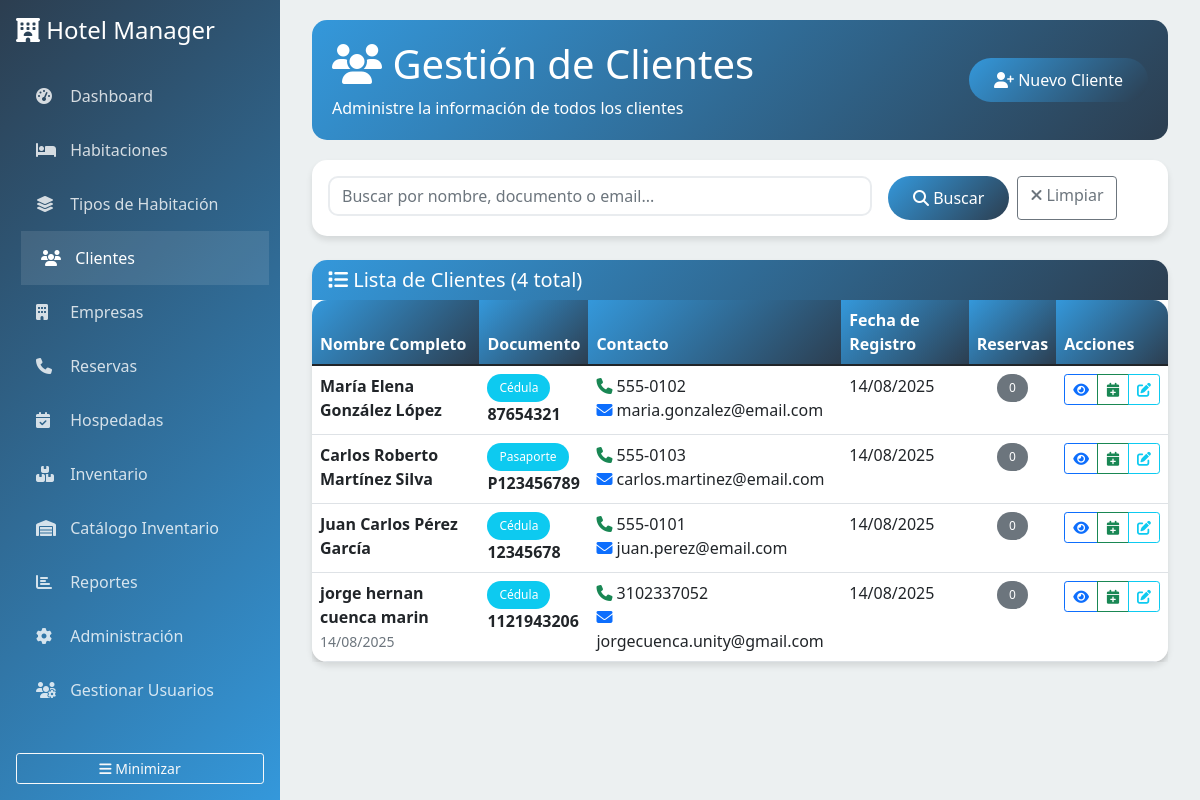
The page /clientes/ on the database as committed earlier.
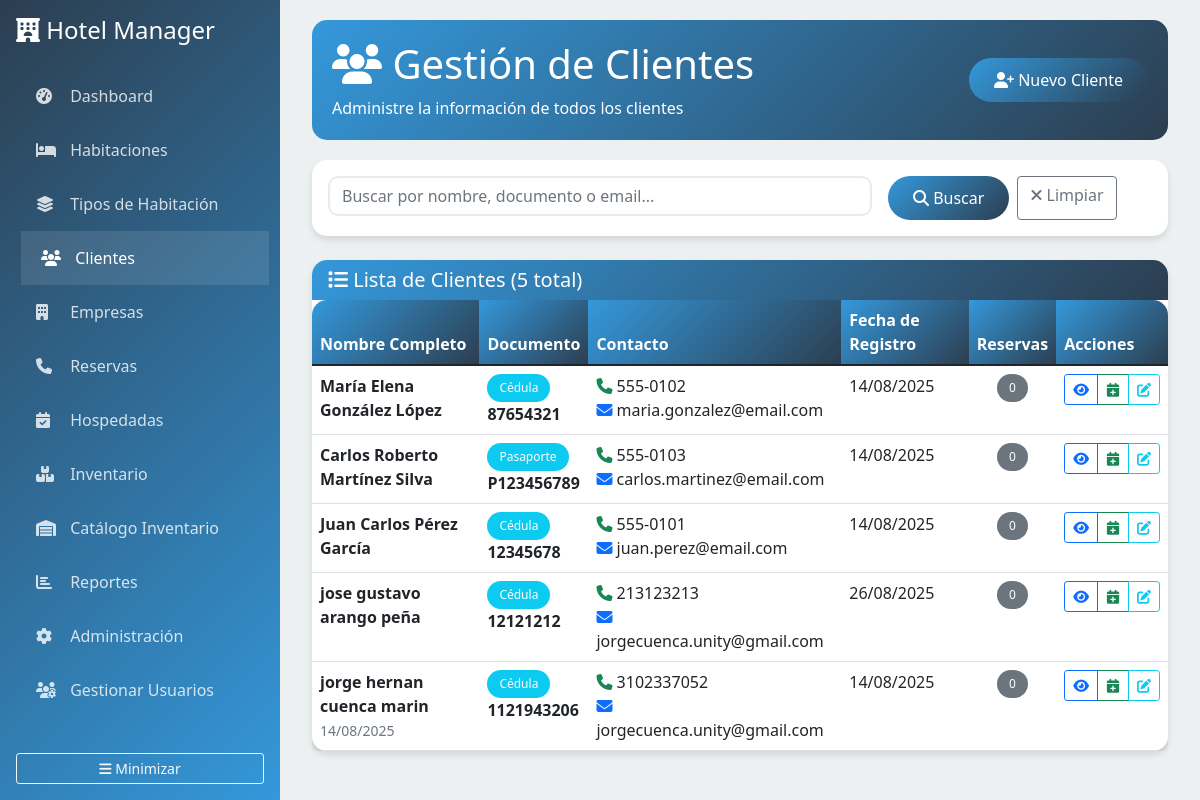
The same page on the database as committed later.
### hotel/models.py (models this page shows, shortened)
class Cliente(models.Model):
    TIPOS_DOCUMENTO = [
        ('cedula', 'Cédula'),
        ('pasaporte', 'Pasaporte'),
        ('tarjeta_identidad', 'Tarjeta de Identidad'),
    ]
    nombre = models.CharField(max_length=100, verbose_name="Nombre")
    apellido = models.CharField(max_length=100, verbose_name="Apellido")
    tipo_documento = models.CharField(max_length=20, choices=TIPOS_DOCUMENTO, verbose_name="Tipo de Documento")
    numero_documento = models.CharField(max_length=50, unique=True, verbose_name="Número de Documento")
    telefono = models.CharField(max_length=20, blank=True, verbose_name="Teléfono")
    email = models.EmailField(blank=True, verbose_name="Email")
    direccion = models.TextField(blank=True, verbose_name="Dirección")
    fecha_nacimiento = models.DateField(null=True, blank=True, verbose_name="Fecha de Nacimiento")
    empresa = models.ForeignKey(Empresa, on_delete=models.SET_NULL, null=True, blank=True, verbose_name="Empresa Asociada")
    fecha_registro = models.DateTimeField(auto_now_add=True, verbose_name="Fecha de Registro")
    class Meta:
        verbose_name = "Cliente"
        verbose_name_plural = "Clientes"
        ordering = ['apellido', 'nombre']
    @property
    def nombre_completo(self):
        return f"{self.nombre} {self.apellido}"

### hotel/views.py (the view, shortened to what this page needs)
# urls.py: path('clientes/', views.clientes_list, name='clientes'),
def clientes_list(request):
    query = request.GET.get('q', '')
    clientes = Cliente.objects.all()
    paginator = Paginator(clientes, 20)
    page = request.GET.get('page')
    clientes = paginator.get_page(page)
    return render(request, 'hotel/clientes.html', {'clientes': clientes, 'query': query})

### templates/hotel/clientes.html (shortened to what the changed rows need)
{% extends 'base.html' %}
{% block content %}
<div class="page-header d-flex justify-content-between align-items-center">
    <div>
        <h1><i class="fas fa-users"></i> Gestión de Clientes</h1>
    </div>
</div>
<div class="card">
    <div class="card-header">
        <h5 class="mb-0"><i class="fas fa-list"></i> Lista de Clientes ({{ clientes.paginator.count }} total)</h5>
    </div>
    <div class="card-body p-0">
        <div class="table-responsive">
            <table class="table table-hover mb-0">
                <thead>
                    <tr>
                        <th>Nombre Completo</th>
                        <th>Documento</th>
                        <th>Contacto</th>
                        <th>Fecha de Registro</th>
                        <th>Reservas</th>
                        <th>Acciones</th>
                    </tr>
                </thead>
                <tbody>
                    {% for cliente in clientes %}
                    <tr>
                        <td>
                            <div>
                                <strong>{{ cliente.nombre_completo }}</strong>
                                {% if cliente.fecha_nacimiento %}
                                <br><small class="text-muted">{{ cliente.fecha_nacimiento|date:"d/m/Y" }}</small>
                                {% endif %}
                            </div>
                        </td>
                        <td>
                            <span class="badge bg-info">{{ cliente.get_tipo_documento_display }}</span><br>
                            <strong>{{ cliente.numero_documento }}</strong>
                        </td>
                        <td>
                            {% if cliente.telefono %}
                                <i class="fas fa-phone text-success"></i> {{ cliente.telefono }}<br>
                            {% endif %}
                            {% if cliente.email %}
                                <i class="fas fa-envelope text-primary"></i> {{ cliente.email }}
                            {% endif %}
                        </td>
                        <td>{{ cliente.fecha_registro|date:"d/m/Y" }}</td>
                        <td class="text-center">
                            <span class="badge bg-secondary">{{ cliente.reserva_set.count }}</span>
                        </td>
                        <td>
                            <div class="btn-group btn-group-sm">
                                <button class="btn btn-outline-primary" onclick="verCliente({{ cliente.id }})" title="Ver detalle">
                                    <i class="fas fa-eye"></i>
                                </button>
                                <button class="btn btn-outline-success" onclick="nuevaReservaCliente({{ cliente.id }})" title="Nueva reserva">
                                    <i class="fas fa-calendar-plus"></i>
                                </button>
                                <button class="btn btn-outline-info" onclick="editarCliente({{ cliente.id }})" title="Editar">
                                    <i class="fas fa-edit"></i>
                                </button>
                            </div>
                        </td>
                    </tr>
                    {% endfor %}
                </tbody>
            </table>
        </div>
    </div>
</div>
{% endblock %}

Rows that differ between the two databases and show on the page:
added Cliente: nombre_completo "jose gustavo arango peña", tipo_documento "Cédula", numero_documento "12121212", telefono "213123213", email "jorgecuenca.unity@gmail.com", fecha_registro "26/08/2025", reserva_set.count "0"
Other text that changed with them:
{{ clientes.paginator.count }}: "4" → "5"
